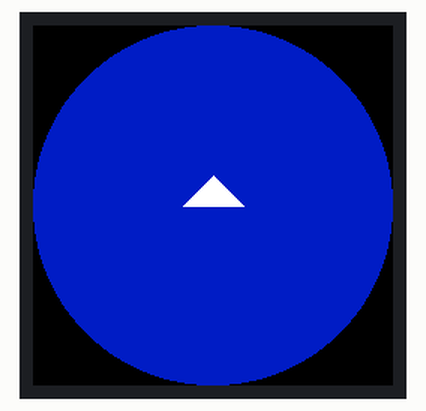
Recording of a program running on a simulated Raspberry Pi Pico running MicroPython. Shown: 240×240 colour display. Library files of the repository ran but are not shown: LCD_1inch28.py.

Above: at 0.34 s.
At 1.34 s:
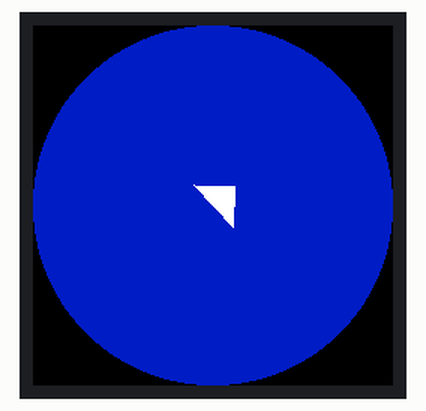
At 2.34 s:
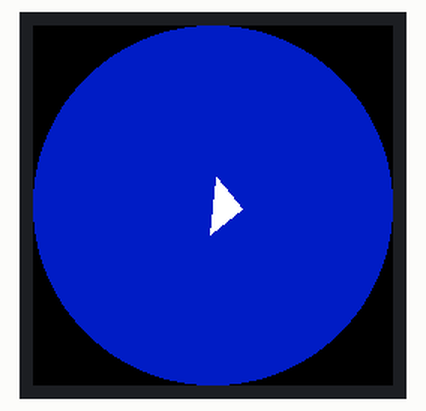
At 4.34 s:
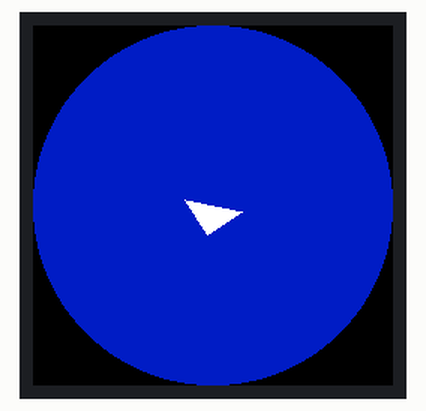
At 6.35 s:
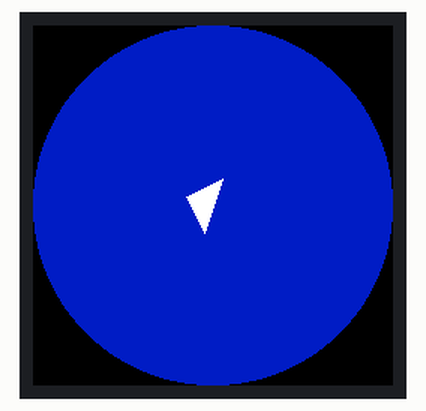
At 8.35 s:
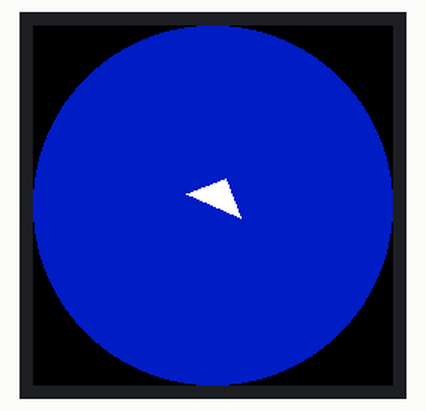

Measured:
- by itself, everything shown: repeats every 7.5 s, in 60 steps

The program:

03-draw-rotating-triangle-function.py
```python
from utime import localtime, sleep
from LCD_1inch28 import LCD_1inch28
from array import array
import math
TWO_PI = 3.145175*2

LCD = LCD_1inch28()

CENTER = 120
NO_FILL = 0 # just the border is drawn
FILL = 1 # all pixels within the polygon are drawn

def drawTriangle(x, y, size, seconds):
    radians = (seconds/60)*TWO_PI
    # calculate the offsets
    xo = int(math.cos(radians)*size)
    yo = int(math.sin(radians)*size)
    # build the array - use B if we have under 255 and h if over 255
    arr = array('B', [x-xo,y-yo,  x+yo,y-xo,  x+xo,y+yo])
    LCD.poly(0,0, arr, LCD.white, FILL)

counter = 0
while True:
    LCD.fill(LCD.blue)
    drawTriangle(CENTER, CENTER, 20, counter)
    LCD.show()
    sleep(.1)
    counter += 1
    # if we are at 60 we start over
    if counter > 59:
        counter = 0
```
